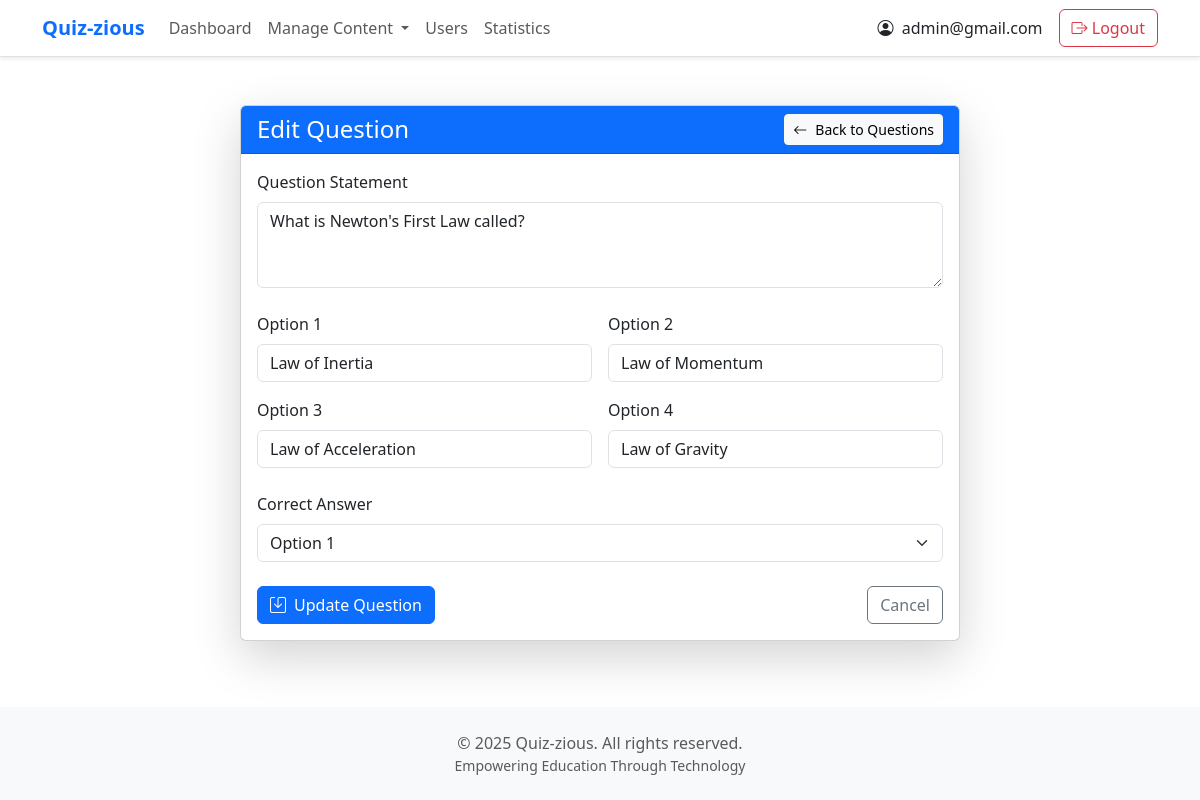
Screenshot of /admin/edit-question/1 (signed in) with the database file from the repository.
### tables this page shows
CREATE TABLE users (
            id INTEGER PRIMARY KEY AUTOINCREMENT,
            username TEXT UNIQUE,  -- This will be the email
            full_name TEXT,
            qualification TEXT,
            dob DATE,
            password TEXT,
            role TEXT
        );

CREATE TABLE questions (
            id INTEGER PRIMARY KEY AUTOINCREMENT,
            quiz_id INTEGER,
            question_statement TEXT NOT NULL,
            option1 TEXT NOT NULL,
            option2 TEXT NOT NULL,
            option3 TEXT,
            option4 TEXT,
            correct_option INTEGER, -- This will store the index of the correct option (1-4)
            FOREIGN KEY (quiz_id) REFERENCES quizzes(id)
        );

### app.py (the view, shortened to what this page needs)
@app.route('/admin/edit-question/<int:question_id>', methods=['GET', 'POST'])
@admin_required  # Ensure you have an admin_required decorator defined
def edit_question(question_id):
    conn = sqlite3.connect('database.db')
    cursor = conn.cursor()
    cursor.execute("SELECT * FROM questions WHERE id=?", (question_id,))
    question = cursor.fetchone()
    conn.close()
    if question is None:
        flash("Question not found!", "danger")
        return redirect(url_for('question'))  # Redirect if question not found
    return render_template('edit_question.html', question=question)

### app.py (called while the page is built)
@login_manager.user_loader # user loader for loading the user
def load_user(user_id):
    conn = sqlite3.connect('database.db')
    cursor = conn.cursor()
    cursor.execute("SELECT id, username, role, full_name FROM users WHERE id=?", (user_id,))
    user = cursor.fetchone()
    conn.close()
    if user:
        return User(user[0], user[1], user[2], user[3])
    return None

def admin_required(f):
    @wraps(f)
    def decorated_function(*args, **kwargs):
        if 'role' not in session or session['role'] != 'admin':
            return redirect(url_for('home'))  # Redirect to home if not admin
        return f(*args, **kwargs)
    return decorated_function

### templates/edit_question.html (shortened to what this page needs)
{% extends "base.html" %}
{% block content %}
<div class="container py-4">
    <div class="row justify-content-center">
        <div class="col-lg-8">
            <div class="card shadow-lg">
                <div class="card-header bg-primary text-white">
                    <div class="d-flex justify-content-between align-items-center">
                        <h2 class="h4 mb-0">Edit Question</h2>
                        <a href="/admin/question" class="btn btn-light btn-sm">
                            <i class="bi bi-arrow-left me-2"></i>Back to Questions
                        </a>
                    </div>
                </div>
                <div class="card-body">
                    <form method="POST" action="/admin/edit-question/{{ question[0] }}" class="needs-validation" novalidate>
                        <div class="mb-4">
                            <label for="question_statement" class="form-label">Question Statement</label>
                            <textarea class="form-control" id="question_statement" name="question_statement"
                                      rows="3" required style="resize: vertical;">{{ question[2] }}</textarea>
                        </div>
                        <div class="row g-3 mb-4">
                            {% for option in range(1,5) %}
                            <div class="col-md-6">
                                <label for="option{{ option }}" class="form-label">Option {{ option }}</label>
                                <input type="text" class="form-control" id="option{{ option }}"
                                       name="option{{ option }}" value="{{ question[option+2] }}"
                                       {{ 'required' if option <= 2 else '' }}>
                            </div>
                            {% endfor %}
                        </div>
                        <div class="mb-4">
                            <label for="correct_option" class="form-label">Correct Answer</label>
                            <select class="form-select" id="correct_option" name="correct_option" required>
                                {% for option in range(1,5) %}
                                <option value="{{ option }}" {% if question[7] == option %}selected{% endif %}>
                                    Option {{ option }}
                                </option>
                                {% endfor %}
                            </select>
                        </div>
                        <div class="d-flex justify-content-between align-items-center">
                            <button type="submit" class="btn btn-primary">
                                <i class="bi bi-save me-2"></i>Update Question
                            </button>
                            <a href="/admin/question" class="btn btn-outline-secondary">
                                Cancel
                            </a>
                        </div>
                    </form>
                </div>
            </div>
        </div>
    </div>
</div>
{% endblock %}

### templates/base.html (shortened to what this page needs)
<!DOCTYPE html>
<html lang="en" data-bs-theme="light">
<head>
    <link href="https://cdn.jsdelivr.net/npm/bootstrap@5.3.0/dist/css/bootstrap.min.css" rel="stylesheet">
    <link rel="stylesheet" href="https://cdn.jsdelivr.net/npm/bootstrap-icons@1.11.0/font/bootstrap-icons.css">
</head>
<body class="d-flex flex-column min-vh-100">
    <nav class="navbar navbar-expand-lg navbar-light bg-white border-bottom shadow-sm">
        <div class="container">
            <a class="navbar-brand fw-bold text-primary" href="{% if session['role'] == 'admin' %}{{ url_for('admin_dashboard') }}{% else %}{{ url_for('user_dashboard') }}{% endif %}">Quiz-zious</a>
            <div class="collapse navbar-collapse" id="navbarNav">
                <ul class="navbar-nav me-auto">
                    {% if session['role'] == 'admin' %}
                        <li class="nav-item">
                            <a class="nav-link" href="{{ url_for('admin_dashboard') }}">Dashboard</a>
                        </li>
                        <li class="nav-item dropdown">
                            <a class="nav-link dropdown-toggle" href="#" role="button" data-bs-toggle="dropdown" aria-expanded="false">
                                Manage Content
                            </a>
                        </li>
                        <li class="nav-item">
                            <a class="nav-link" href="/admin/manage-users">Users</a>
                        </li>
                        <li class="nav-item">
                            <a class="nav-link" href="{{ url_for('admin_statistics') }}">Statistics</a>
                        </li>
                    {% else %}
                        <li class="nav-item">
                            <a class="nav-link" href="{{ url_for('user_dashboard') }}">Dashboard</a>
                        </li>
                    {% endif %}
                </ul>
                <div class="d-flex align-items-center">
                    <div class="nav-item me-3">
                        <span class="text-dark">
                            <i class="bi bi-person-circle me-1"></i>
                            {{ session['username'] }}
                        </span>
                    </div>
                    <div class="nav-item">
                        <a class="btn btn-outline-danger" href="/logout">
                            <i class="bi bi-box-arrow-right"></i> Logout
                        </a>
                    </div>
                </div>
            </div>
        </div>
    </nav>
    <main class="container flex-grow-1 py-4">
        {% block content %}{% endblock %}
    </main>
    <footer class="footer mt-auto bg-light py-4">
        <div class="container">
            <div class="text-center text-muted">
                <p class="mb-0">&copy; 2025 Quiz-zious. All rights reserved.</p>
                <p class="mb-0 small">Empowering Education Through Technology</p>
            </div>
        </div>
    </footer>
</body>
</html>

### rows the page displays
users: username "admin@gmail.com"
questions: question_statement "What is Newton's First Law called?", option1 "Law of Inertia" "Law of Momentum" "Law of Acceleration" "Law of Gravity", correct_option "Option 1"

### other values shown
{{ option }} "1" "2" "3" "4"
